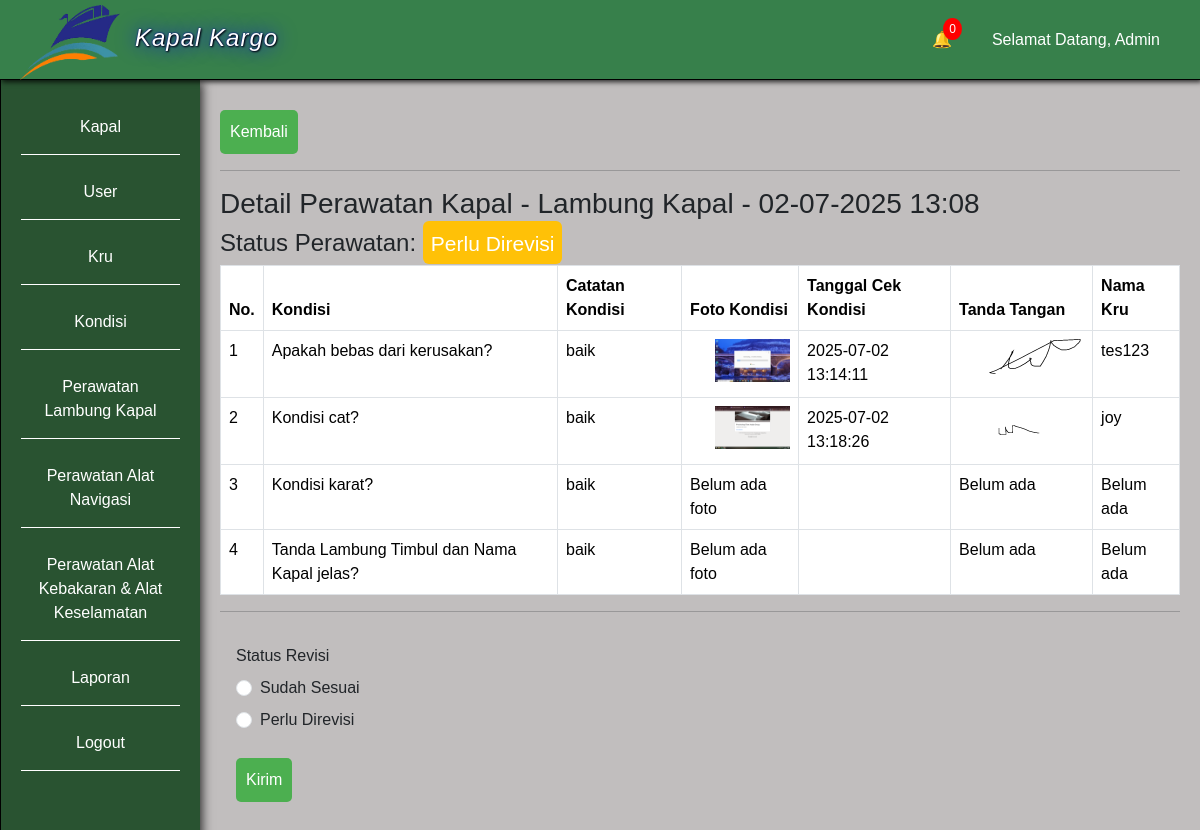
The page /detail_perawatan.php?id_perawatan=3 (signed in) on the database its author committed.
### tables this page shows
CREATE TABLE `user` (
  `id_user` int(11) NOT NULL,
  `nama_lengkap` varchar(50) NOT NULL,
  `username` varchar(50) NOT NULL,
  `password` varchar(255) NOT NULL,
  `role` enum('Administrator','Kru Lambung Kapal','Kru Alat Navigasi Kapal','Kru Alat Kebakaran dan Keselamatan Kapal') NOT NULL
);

CREATE TABLE `jenis_perawatan` (
  `id_jenis_perawatan` int(11) NOT NULL,
  `jenis_perawatan` varchar(100) NOT NULL
);

CREATE TABLE `perawatan` (
  `id_perawatan` int(11) NOT NULL,
  `id_kapal` int(11) NOT NULL,
  `id_kru` int(11) NOT NULL,
  `id_jenis_perawatan` int(11) NOT NULL,
  `tanggal_perawatan` datetime NOT NULL,
  `status` enum('Sudah','Belum Dibaca','Perlu Direvisi') DEFAULT NULL,
  `catatan_revisi` text NOT NULL
);

CREATE TABLE `detail_perawatan` (
  `id_detail_perawatan` int(11) NOT NULL,
  `id_perawatan` int(11) NOT NULL,
  `id_kondisi` int(11) NOT NULL,
  `catatan_kondisi` text DEFAULT NULL,
  `foto_kondisi` text DEFAULT NULL,
  `tanggal_cek_kondisi` datetime DEFAULT NULL,
  `tanda_tangan` text DEFAULT NULL,
  `nama_kru` varchar(100) NOT NULL
);

CREATE TABLE `kondisi` (
  `id_kondisi` int(11) NOT NULL,
  `kondisi` text NOT NULL,
  `id_jenis_perawatan` int(11) NOT NULL
);

### detail_perawatan.php (the view, shortened to what this page needs)
<?php
    include 'koneksi.php';
    $id_perawatan = $_GET['id_perawatan'];
    $data_detail_perawatan = mysqli_fetch_assoc(mysqli_query($conn, "SELECT * FROM detail_perawatan INNER JOIN perawatan ON detail_perawatan.id_perawatan = perawatan.id_perawatan INNER JOIN kondisi ON detail_perawatan.id_kondisi = kondisi.id_kondisi INNER JOIN jenis_perawatan ON perawatan.id_jenis_perawatan = jenis_perawatan.id_jenis_perawatan WHERE detail_perawatan.id_perawatan = '$id_perawatan'"));
    $detail_perawatan = mysqli_query($conn, "SELECT * FROM detail_perawatan INNER JOIN perawatan ON detail_perawatan.id_perawatan = perawatan.id_perawatan INNER JOIN kondisi ON detail_perawatan.id_kondisi = kondisi.id_kondisi INNER JOIN jenis_perawatan ON perawatan.id_jenis_perawatan = jenis_perawatan.id_jenis_perawatan WHERE detail_perawatan.id_perawatan = '$id_perawatan'");
    $id_user = $_SESSION['id_user'];
    $dataUser = mysqli_fetch_assoc(mysqli_query($conn, "SELECT * FROM user WHERE id_user = '$id_user'"));
?>
<!doctype html>
<html lang="en">
  <head>
    <link href="https://cdn.jsdelivr.net/npm/bootstrap@5.3.3/dist/css/bootstrap.min.css" rel="stylesheet">
    <link rel="stylesheet" href="style.css">
  </head>
  <body>
  <?php include 'top-side-bar.php'; ?>
    <div class="main">
        <a href="perawatan.php?id_jenis_perawatan=<?= $data_detail_perawatan['id_jenis_perawatan']; ?>" class="btn">Kembali</a>
        <hr>
        <h3>Detail Perawatan Kapal - <?= $data_detail_perawatan['jenis_perawatan']; ?> - <?= date('d-m-Y H:i', strtotime($data_detail_perawatan['tanggal_perawatan'])); ?></h3>
        <h4>Status Perawatan:
            <?php if ($data_detail_perawatan['status'] == 'Sudah'): ?>
                <span class="p-2 rounded text-white bg-success"><small>Sudah</small></span>
            <?php elseif ($data_detail_perawatan['status'] == 'Perlu Direvisi'): ?>
                <span class="p-2 rounded text-white bg-warning"><small>Perlu Direvisi</small></span>
            <?php elseif ($data_detail_perawatan['status'] == 'Belum Dibaca'): ?>
                <span class="p-2 rounded text-white bg-danger"><small>Belum Dibaca</small></span>
            <?php endif ?>
        </h4>
        <table class="table table-bordered">
            <thead>
                <tr>
                    <th>No.</th>
                    <th>Kondisi</th>
                    <th>Catatan Kondisi</th>
                    <th>Foto Kondisi</th>
                    <th>Tanggal Cek Kondisi</th>
                    <th>Tanda Tangan</th>
                    <th>Nama Kru</th>
                </tr>
            </thead>
            <?php if ($dataUser['role'] != 'Administrator'): ?>
                <tbody>
                    <?php $i = 1; ?>
                    <?php foreach ($detail_perawatan as $data_detail_perawatan) : ?>
                        <tr>
                            <td><?= $i++; ?></td>
                            <td><?= $data_detail_perawatan['kondisi']; ?></td>
                            <td class="editable"
                                data-id="<?= $data_detail_perawatan['id_detail_perawatan']; ?>"
                                data-field="catatan_kondisi"
                                data-id-perawatan="<?= $data_detail_perawatan['id_perawatan']; ?>">
                                <?= nl2br(htmlspecialchars($data_detail_perawatan['catatan_kondisi'])); ?>
                            </td>
                            <td style="position: relative; width: 100px;">
                                <?php if ($data_detail_perawatan['foto_kondisi'] == NULL): ?>
                                    <form class="uploadForm" enctype="multipart/form-data">
                                        <input type="hidden" name="id_perawatan" value="<?= $id_perawatan; ?>">
                                        <input type="hidden" name="id_detail_perawatan" value="<?= $data_detail_perawatan['id_detail_perawatan']; ?>">
                                        <input type="file" name="foto_kondisi" class="fotoInput" required>
                                    </form>
                                <?php else: ?>
                                    <a href="foto/detail_perawatan/<?= $data_detail_perawatan['foto_kondisi']; ?>" target="_blank">
                                        <img width="100" src="foto/detail_perawatan/<?= $data_detail_perawatan['foto_kondisi']; ?>" alt="<?= $data_detail_perawatan['foto_kondisi']; ?>" style="display: block; padding-left: 25px;">
                                    </a>
                                    <a onclick="return confirm('Apakah Anda yakin ingin menghapus foto kondisi <?= $data_detail_perawatan['kondisi']; ?>')" href="hapus_foto_detail_perawatan.php?id_detail_perawatan=<?= $data_detail_perawatan['id_detail_perawatan']; ?>&id_perawatan=<?= $id_perawatan; ?>" class="btn bg-danger"
                                       style="
                                           position: absolute;
                                           top: 0;
                                           left: 2px;
                                           padding: 2px 6px;
                                           font-size: 12px;
                                           line-height: 1;
                                           text-decoration: none;
                                           color: white;
                                       "
                                       data-id="<?= $data_detail_perawatan['id_detail_perawatan']; ?>">
                                        &times;
                                    </a>
                                <?php endif ?>
                            </td>
                            <td>
                            <?php if ($data_detail_perawatan['tanggal_cek_kondisi'] == NULL || $data_detail_perawatan['tanggal_cek_kondisi'] == '0000-00-00 00:00:00'): ?>
                                Lengkapi data untuk mengisi tanggal
                            <?php else: ?>
                                <?= $data_detail_perawatan['tanggal_cek_kondisi']; ?>
                            <?php endif ?></td>
                            <td class="tanda-tangan-cell"
                                style="position: relative; width: 100px;"
                                data-id="<?= $data_detail_perawatan['id_detail_perawatan']; ?>"
                                data-id-perawatan="<?= $data_detail_perawatan['id_perawatan']; ?>">
                                <?php if ($data_detail_perawatan['tanda_tangan']): ?>
                                    <a style="padding-left: 25px" href="foto/tanda_tangan/<?= $data_detail_perawatan['tanda_tangan']; ?>" target="_blank">
                                        <img src="foto/tanda_tangan/<?= $data_detail_perawatan['tanda_tangan']; ?>" width="100">
                                    </a>
                                    <a onclick="return confirm('Apakah Anda yakin ingin menghapus tanda tangan <?= htmlspecialchars(addslashes($data_detail_perawatan['kondisi'])); ?>')"
                                       href="hapus_tanda_tangan_detail_perawatan.php?id_detail_perawatan=<?= $data_detail_perawatan['id_detail_perawatan']; ?>&id_perawatan=<?= $id_perawatan; ?>" class="btn bg-danger"
                                       style="
                                           position: absolute;
                                           top: 0;
                                           left: 2px;
                                           padding: 2px 6px;
                                           font-size: 12px;
                                           line-height: 1;
                                           text-decoration: none;
                                           color: white;
                                       "
                                       data-id="<?= $data_detail_perawatan['id_detail_perawatan']; ?>">
                                        &times;
                                    </a>
                                <?php else: ?>
                                    Belum ada
                                <?php endif; ?>
                            </td>
                            <td class="editable-nama-kru"
                                data-id="<?= $data_detail_perawatan['id_detail_perawatan']; ?>"
                                data-field="nama_kru"
                                data-id-perawatan="<?= $data_detail_perawatan['id_perawatan']; ?>">
                                <?= nl2br(htmlspecialchars($data_detail_perawatan['nama_kru'])); ?>
                            </td>
                        </tr>
                    <?php endforeach ?>
                </tbody>
            <?php else: ?>
                <tbody>
                    <?php $i = 1; ?>
                    <?php foreach ($detail_perawatan as $data_detail_perawatan) : ?>
                        <tr>
                            <td><?= $i++; ?></td>
                            <td><?= $data_detail_perawatan['kondisi']; ?></td>
                            <td>
                                <?= nl2br(htmlspecialchars($data_detail_perawatan['catatan_kondisi'])); ?>
                            </td>
                            <td style="position: relative; width: 100px;">
                                <?php if ($data_detail_perawatan['foto_kondisi'] == NULL): ?>
                                    Belum ada foto
                                <?php else: ?>
                                    <a href="foto/detail_perawatan/<?= $data_detail_perawatan['foto_kondisi']; ?>" target="_blank">
                                        <img width="100" src="foto/detail_perawatan/<?= $data_detail_perawatan['foto_kondisi']; ?>" alt="<?= $data_detail_perawatan['foto_kondisi']; ?>" style="display: block; padding-left: 25px;">
                                    </a>
                                <?php endif ?>
                            </td>
                            <td>
                                <?= $data_detail_perawatan['tanggal_cek_kondisi']; ?>
                            </td>
                            <td>
                                <?php if ($data_detail_perawatan['tanda_tangan']): ?>
                                    <a style="padding-left: 25px" href="foto/tanda_tangan/<?= $data_detail_perawatan['tanda_tangan']; ?>" target="_blank">
                                        <img src="foto/tanda_tangan/<?= $data_detail_perawatan['tanda_tangan']; ?>" width="100">
                                    </a>
                                <?php else: ?>
                                    Belum ada
                                <?php endif; ?>
                            </td>
                            <td>
                                <?php if ($data_detail_perawatan['nama_kru']): ?>
                                    <?= $data_detail_perawatan['nama_kru']; ?>
                                <?php else: ?>
                                    Belum ada
                                <?php endif; ?>
                            </td>
                        </tr>
                    <?php endforeach ?>
                </tbody>
            <?php endif ?>
        </table>
        <?php if ($dataUser['role'] == 'Administrator'): ?>
            <hr>
            <div class="container-fluid p-3">
                <div class="row">
                    <div class="col">
                        <form method="post">
                            <div class="mb-3">
                                <label class="form-label d-block">Status Revisi</label>
                                <div class="form-check">
                                    <input class="form-check-input" type="radio" name="status_revisi" id="sudah_sesuai" value="Sudah Sesuai">
                                    <label class="form-check-label" for="sudah_sesuai">Sudah Sesuai</label>
                                </div>
                                <div class="form-check">
                                    <input class="form-check-input" type="radio" name="status_revisi" id="perlu_direvisi" value="Perlu Direvisi">
                                    <label class="form-check-label" for="perlu_direvisi">Perlu Direvisi</label>
                                </div>
                            </div>
                            <button type="submit" class="btn btn-primary" name="btn_status_revisi">Kirim</button>
                        </form>
                    </div>
                </div>
            </div>
        <?php endif ?>
    </div>
  </body>
</html>

### top-side-bar.php (shortened to what this page needs)
<div class="topbar" style="z-index: 9999;">
    <div class="logo">
        <img src="foto/logo.png" alt="logo kapal">
        <a href="index.php">Kapal Kargo</a>
    </div>
    <nav>
        <ul style="list-style: none; display: flex; gap: 20px;">
            <li class="notif-dropdown">
                <a href="#" id="notif-icon" onclick="toggleDropdown(event)">
                    🔔
                    <span id="notif-count" class="notif-count">0</span>
                </a>
            </li>
            <li><a href="#">Selamat Datang, <?= htmlspecialchars($dataUser['nama_lengkap']); ?></a></li>
        </ul>
    </nav>
</div>
<div class="sidebar" style="overflow-y: auto; padding-bottom: 150px;">
    <ul>
        <li><a href="kapal.php">Kapal</a></li>
        <?php if ($dataUser['role'] == 'Administrator'): ?>
            <li><a href="user.php">User</a></li>
            <li><a href="kru.php">Kru</a></li>
            <li><a href="kondisi.php">Kondisi</a></li>
        <?php endif ?>
        <?php
            $sidebar_jenis_perawatan = mysqli_query($conn, "SELECT * FROM jenis_perawatan");
         ?>
         <?php if ($dataUser['role'] != 'Administrator'): ?>
             <?php foreach ($sidebar_jenis_perawatan as $data_sidebar_jenis_perawatan): ?>
                <?php
                    if (
                        ($dataUser['role'] == 'Kru Lambung Kapal' && $data_sidebar_jenis_perawatan['id_jenis_perawatan'] == 1) ||
                        ($dataUser['role'] == 'Kru Alat Navigasi Kapal' && $data_sidebar_jenis_perawatan['id_jenis_perawatan'] == 2) ||
                        ($dataUser['role'] == 'Kru Alat Kebakaran dan Keselamatan Kapal' && $data_sidebar_jenis_perawatan['id_jenis_perawatan'] == 3)
                    ):
                ?>
                    <li>
                        <a href="perawatan.php?id_jenis_perawatan=<?= $data_sidebar_jenis_perawatan['id_jenis_perawatan']; ?>">
                            Perawatan <?= $data_sidebar_jenis_perawatan['jenis_perawatan']; ?>
                        </a>
                    </li>
                <?php endif; ?>
            <?php endforeach; ?>
        <?php else: ?>
            <?php foreach ($sidebar_jenis_perawatan as $data_sidebar_jenis_perawatan): ?>
                <li>
                    <a href="perawatan.php?id_jenis_perawatan=<?= $data_sidebar_jenis_perawatan['id_jenis_perawatan']; ?>">
                        Perawatan <?= $data_sidebar_jenis_perawatan['jenis_perawatan']; ?>
                    </a>
                </li>
            <?php endforeach; ?>
        <?php endif ?>
        <?php if ($dataUser['role'] == 'Administrator'): ?>
            <li><a href="laporan.php">Laporan</a></li>
        <?php endif ?>
        <li><a href="logout.php">Logout</a></li>
    </ul>
</div>

### rows shown on the page
user: nama_lengkap "Admin"
jenis_perawatan: jenis_perawatan "Lambung Kapal"
jenis_perawatan: jenis_perawatan "Alat Navigasi"
jenis_perawatan: jenis_perawatan "Alat Kebakaran & Alat Keselamatan"
perawatan: tanggal_perawatan "02-07-2025 13:08"
detail_perawatan: id_kondisi.kondisi "Apakah bebas dari kerusakan?", catatan_kondisi "baik", foto_kondisi (picture), tanggal_cek_kondisi "2025-07-02 13:14:11", tanda_tangan (picture), nama_kru "tes123"
detail_perawatan: id_kondisi.kondisi "Kondisi cat?", catatan_kondisi "baik", foto_kondisi (picture), tanggal_cek_kondisi "2025-07-02 13:18:26", tanda_tangan (picture), nama_kru "joy"
detail_perawatan: id_kondisi.kondisi "Kondisi karat?", catatan_kondisi "baik", foto_kondisi "Belum ada foto", tanda_tangan "Belum ada", nama_kru "Belum ada"
detail_perawatan: id_kondisi.kondisi "Tanda Lambung Timbul dan Nama Kapal jelas?", catatan_kondisi "baik", foto_kondisi "Belum ada foto", tanda_tangan "Belum ada", nama_kru "Belum ada"
